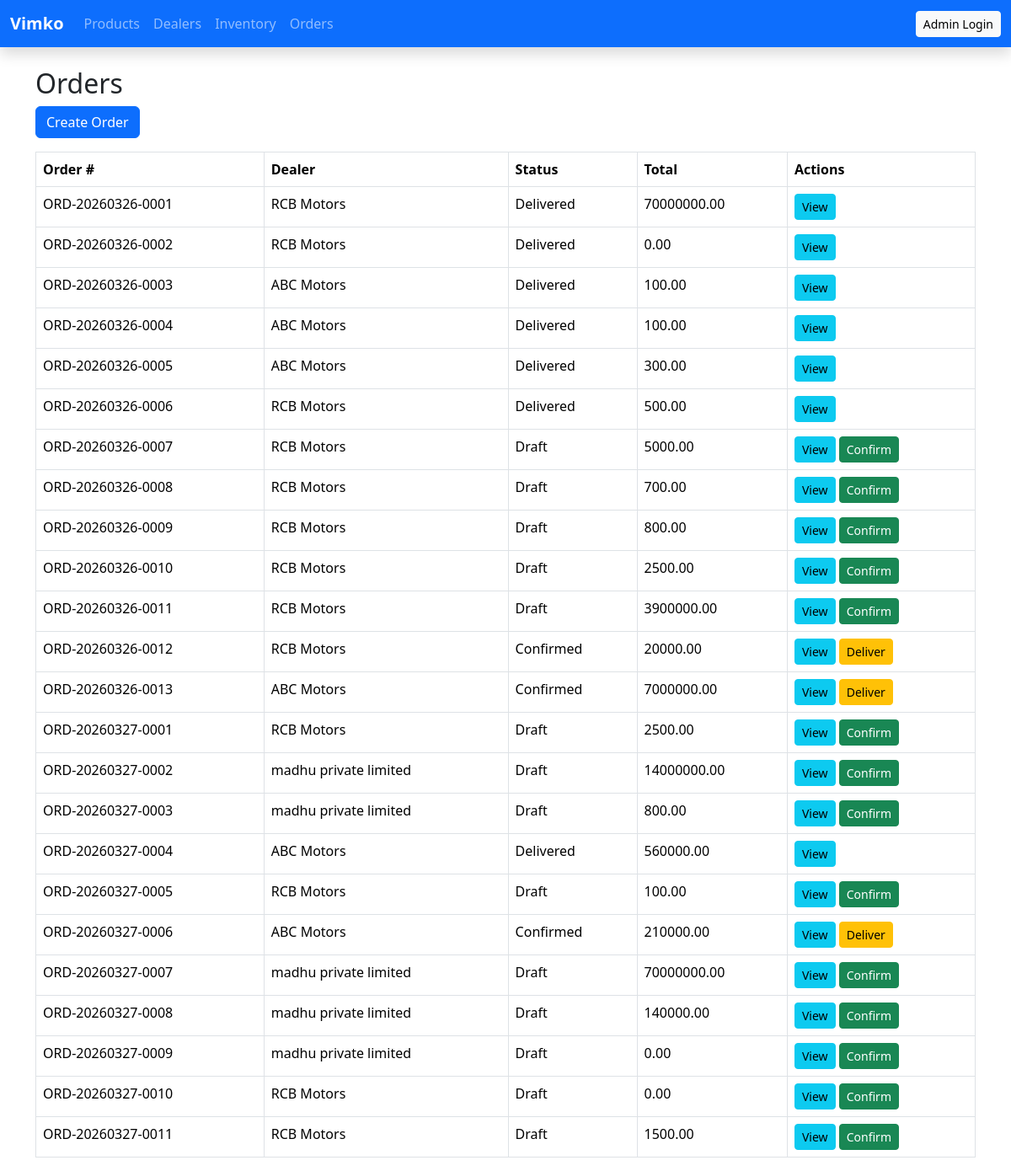
Screenshot of /api/orders-ui/ with the database file from the repository.
### core/models.py (models this page shows, shortened)
class Order(models.Model):
    dealer = models.ForeignKey(Dealer, on_delete=models.PROTECT, related_name='orders')
    order_number = models.CharField(max_length=20, unique=True, blank=True)
    status = models.CharField(max_length=10, choices=ORDER_STATUS_CHOICES, default='Draft')
    total_amount = models.DecimalField(max_digits=10, decimal_places=2, default=0)
    created_at = models.DateTimeField(auto_now_add=True)
    updated_at = models.DateTimeField(auto_now=True)

class Dealer(models.Model):
    name = models.CharField(max_length=100)
    email = models.EmailField(unique=True)
    phone = models.CharField(max_length=15)
    address = models.TextField()

### core/views.py (the view)
# urls.py: path('orders-ui/', views.order_list, name='order_list'),
def order_list(request):
    orders = Order.objects.all()
    return render(request, 'core/order_list.html', {'orders': orders})

### core/templates/core/order_list.html
{% extends 'core/base.html' %}
{% block content %}
<h2>Orders</h2>
<a href="{% url 'order_create' %}" class="btn btn-primary mb-3">Create Order</a>
<table class="table table-bordered">
    <thead>
        <tr>
            <th>Order #</th>
            <th>Dealer</th>
            <th>Status</th>
            <th>Total</th>
            <th>Actions</th>
        </tr>
    </thead>
    <tbody>
        {% for order in orders %}
        <tr>
            <td>{{ order.order_number }}</td>
            <td>{{ order.dealer.name }}</td>
            <td>{{ order.status }}</td>
            <td>{{ order.total_amount }}</td>
            <td>
                <a href="{% url 'order_detail' order.id %}" class="btn btn-sm btn-info">View</a>
                {% if order.status == "Draft" %}
                <a href="{% url 'order_confirm' order.id %}" class="btn btn-sm btn-success">Confirm</a>
                {% elif order.status == "Confirmed" %}
                <a href="{% url 'order_deliver' order.id %}" class="btn btn-sm btn-warning">Deliver</a>
                {% endif %}
            </td>
        </tr>
        {% empty %}
        <tr>
            <td colspan="5" class="text-center">No orders yet</td>
        </tr>
        {% endfor %}
    </tbody>
</table>
{% endblock %}

### rows the page displays
Order: order_number "ORD-20260326-0001", dealer.name "RCB Motors", status "Delivered", total_amount "70000000.00"
Order: order_number "ORD-20260326-0002", dealer.name "RCB Motors", status "Delivered", total_amount "0.00"
Order: order_number "ORD-20260326-0003", dealer.name "ABC Motors", status "Delivered", total_amount "100.00"
Order: order_number "ORD-20260326-0004", dealer.name "ABC Motors", status "Delivered", total_amount "100.00"
Order: order_number "ORD-20260326-0005", dealer.name "ABC Motors", status "Delivered", total_amount "300.00"
Order: order_number "ORD-20260326-0006", dealer.name "RCB Motors", status "Delivered", total_amount "500.00"
Order: order_number "ORD-20260326-0007", dealer.name "RCB Motors", status "Draft", total_amount "5000.00", shows "Confirm"
Order: order_number "ORD-20260326-0008", dealer.name "RCB Motors", status "Draft", total_amount "700.00", shows "Confirm"
Order: order_number "ORD-20260326-0009", dealer.name "RCB Motors", status "Draft", total_amount "800.00", shows "Confirm"
Order: order_number "ORD-20260326-0010", dealer.name "RCB Motors", status "Draft", total_amount "2500.00", shows "Confirm"
Order: order_number "ORD-20260326-0011", dealer.name "RCB Motors", status "Draft", total_amount "3900000.00", shows "Confirm"
Order: order_number "ORD-20260326-0012", dealer.name "RCB Motors", status "Confirmed", total_amount "20000.00", shows "Deliver"
Order: order_number "ORD-20260326-0013", dealer.name "ABC Motors", status "Confirmed", total_amount "7000000.00", shows "Deliver"
Order: order_number "ORD-20260327-0001", dealer.name "RCB Motors", status "Draft", total_amount "2500.00", shows "Confirm"
Order: order_number "ORD-20260327-0002", dealer.name "madhu private limited", status "Draft", total_amount "14000000.00", shows "Confirm"
Order: order_number "ORD-20260327-0003", dealer.name "madhu private limited", status "Draft", total_amount "800.00", shows "Confirm"
Order: order_number "ORD-20260327-0004", dealer.name "ABC Motors", status "Delivered", total_amount "560000.00"
Order: order_number "ORD-20260327-0005", dealer.name "RCB Motors", status "Draft", total_amount "100.00", shows "Confirm"
Order: order_number "ORD-20260327-0006", dealer.name "ABC Motors", status "Confirmed", total_amount "210000.00", shows "Deliver"
Order: order_number "ORD-20260327-0007", dealer.name "madhu private limited", status "Draft", total_amount "70000000.00", shows "Confirm"
Order: order_number "ORD-20260327-0008", dealer.name "madhu private limited", status "Draft", total_amount "140000.00", shows "Confirm"
Order: order_number "ORD-20260327-0009", dealer.name "madhu private limited", status "Draft", total_amount "0.00", shows "Confirm"
Order: order_number "ORD-20260327-0010", dealer.name "RCB Motors", status "Draft", total_amount "0.00", shows "Confirm"
Order: order_number "ORD-20260327-0011", dealer.name "RCB Motors", status "Draft", total_amount "1500.00", shows "Confirm"
